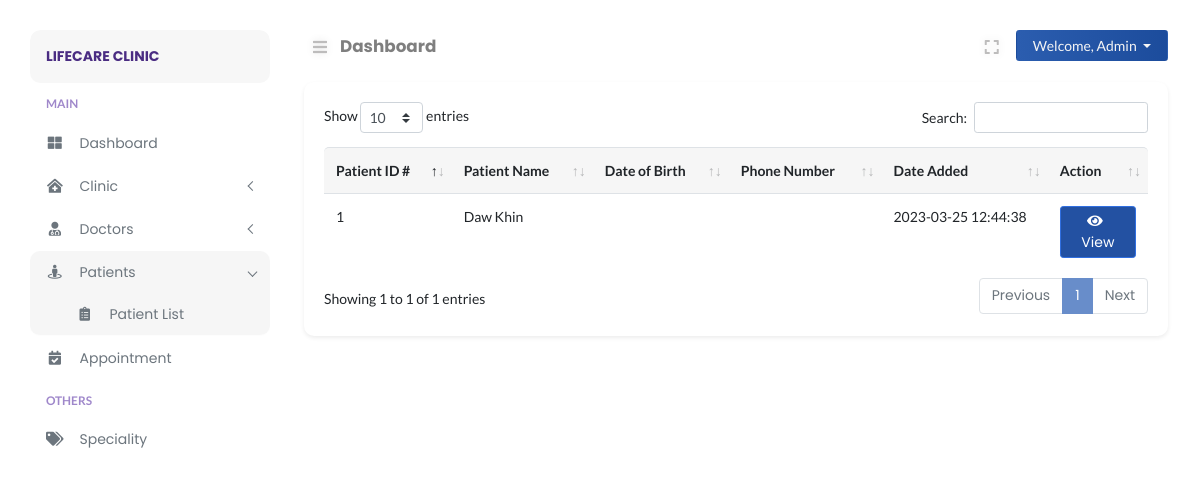
/admin/patient-list.php (signed in), run on the app's committed database.
### tables this page shows
CREATE TABLE `patients` (
  `patient_id` int(11) NOT NULL,
  `patient_avatar` varchar(255) DEFAULT NULL,
  `patient_firstname` varchar(255) DEFAULT NULL,
  `patient_lastname` varchar(255) DEFAULT NULL,
  `patient_email` varchar(255) DEFAULT NULL,
  `patient_password` varchar(255) DEFAULT NULL,
  `patient_token` varchar(255) DEFAULT NULL,
  `patient_identity` varchar(255) DEFAULT NULL,
  `patient_nationality` varchar(255) DEFAULT NULL,
  `patient_gender` varchar(255) DEFAULT NULL,
  `patient_maritalstatus` varchar(255) DEFAULT NULL,
  `patient_dob` date DEFAULT NULL,
  `patient_age` varchar(11) DEFAULT NULL,
  `patient_contact` varchar(255) DEFAULT NULL,
  `patient_address` varchar(255) DEFAULT NULL,
  `patient_city` varchar(255) DEFAULT NULL,
  `patient_state` varchar(255) DEFAULT NULL,
  `patient_zipcode` varchar(255) DEFAULT NULL,
  `date_created` datetime DEFAULT NULL
);

### admin/includes/path.inc.php (called while the page is built, shortened)
<?php
switch ($_SERVER["SCRIPT_NAME"]) {
    default:
        $CURRENT_PAGE = "Dashboard";
        break;
}

### admin/includes/session.inc.php (called while the page is built, shortened)
<?php
try {
    $sess_id = $_SESSION["sess_adminid"];
    $adminstmt = $connection->prepare("SELECT * FROM admin WHERE admin_id = ?");
    $adminstmt->bind_param("i", $sess_id);
    $adminstmt->execute();
    $admin_result = $adminstmt->get_result();
    $admin_row = $admin_result->fetch_assoc();
} catch (Exception $e) {
    error_log($e);
    exit('Error message for user to understand');
}

### config/security.php (called while the page is built, shortened)
<?php
function encrypt_url($data)
{
    return urlencode(base64_encode($data));
}

### admin/patient-list.php (the view, shortened to what this page needs)
<?php
require_once("../config/autoload.php");
include("includes/session.inc.php");
include("includes/path.inc.php");
?>
<!DOCTYPE html>
<html lang="en">
<head>
</head>
<body>
<div class="page-content" id="content">
    <?php include HEADER; ?>
    <div class="row">
        <div class="col-12">
            <div class="card shadow-sm rounded">
                <div class="card-body">
                    <div class="card-inner">
                        <div class="data-tables">
                            <table id="datatable" class="table" style="width:100%">
                                <thead>
                                <tr>
                                    <th>Patient ID #</th>
                                    <th>Patient Name</th>
                                    <th>Date of Birth</th>
                                    <th>Phone Number</th>
                                    <th>Date Added</th>
                                    <th>Action</th>
                                </tr>
                                </thead>
                                <tbody>
                                <?php
                                $table_result = mysqli_query($connection, "SELECT * FROM patients");
                                while ($table_row = mysqli_fetch_assoc($table_result)) {
                                    ?>
                                    <tr>
                                        <td><?php echo $table_row["patient_id"]; ?></td>
                                        <td><?php echo $table_row["patient_firstname"] . ' ' . $table_row["patient_lastname"]; ?></td>
                                        <td><?php echo $table_row["patient_dob"]; ?></td>
                                        <td><?php echo $table_row["patient_contact"]; ?></td>
                                        <td><?php echo $table_row["date_created"]; ?></td>
                                        <td>
                                            <a href="patient-view.php?pid=<?php echo encrypt_url($table_row["patient_id"]); ?>"
                                               class="btn btn-sm btn-primary"><i class="fa fa-eye"></i> View</a></td>
                                    </tr>
                                    <?php
                                }
                                ?>
                                </tbody>
                            </table>
                        </div>
                    </div>
                </div>
            </div>
        </div>
    </div>
</div>
</body>
</html>

### admin/layouts/nav_header.php (shortened to what this page needs)
<nav class="navbar navbar-header mb-2">
    <ul class="nav mr-auto">
        <li class="nav-item">
            <button class="btn btn-sm btn-expand" id="sidebarCollapse"><i class="fa fa-bars"></i></button>
        </li>
        <li class="nav-item nav-title">
            <a href="<?php echo $_SERVER["REQUEST_URI"]; ?>"><?php echo $CURRENT_PAGE; ?></a>
        </li>
    </ul>
    <ul class="nav ml-auto">
        <li class="nav-item mr-2">
            <button class="btn btn-sm btn-expand" id="full-view"><i class="fa fa-expand"></i></button>
        </li>
        <li class="nav-item">
            <div class="btn-group">
                <button type="button" class="btn btn-sm dropdown-toggle btn-profile px-3" data-toggle="dropdown"
                        aria-haspopup="true"
                        aria-expanded="false">
                    Welcome, <?php echo $admin_row["admin_name"]; ?>
                </button>
            </div>
        </li>
    </ul>
</nav>

### assets/css/typography.css (style rules this page uses)
body { font-size: 14px; font-family: 'Lato', sans-serif; }
a, a:visited { text-decoration: none; transition: all 0.3s ease-in-out; -webkit-transition: all 0.3s ease-in-out; -moz-transition: all 0.3s ease-in-out; -o-transition: all 0.3s ease-in-out; outline: 0; font-family: 'Poppins', 'Helvetica', sans-serif; }
ul, ol { margin-bottom: 0px; margin-top: 0px; padding: 0; }
ul { margin: 0; list-style-type: none; }
button { cursor: pointer; outline: none !important; letter-spacing: 0; }

### assets/css/default.css (style rules this page uses)
.card-body button i, .card-body a i { margin-right: 6px; }
.navbar-header { padding: 0 !important; }
.nav-title { padding-top: 4px; margin-left: 4px; }
.nav-title a { font-weight: bold; font-size: 1.05rem; color: rgba(0, 0, 0, .5); }
.btn-profile { background: linear-gradient(to right, #2b5daf 0%, #1c4c9c 100%); color: #f5f5f5; }
button.btn-expand { font-size: 16px !important; color: #bdbcbc; vertical-align: middle; text-shadow: 0 0 8px rgba(0, 0, 0, 0.12); -webkit-transition: color 0.3s ease 0s; transition: color 0.3s ease 0s; }
button#full-view { display: inline-block; }
body { overflow-x: hidden; background: #fff; }
.page-content { width: calc(100% - 15rem); margin-left: 16rem; transition: all 0.4s; padding: 1.9rem 3rem; }
:root { --primary-color: #3171e0; }
.btn-primary { color: #fff; background-color: #2351a2 !important; border-color: #306fe1 !important; }
.card { margin: 10px 0; border-radius: 10px !important; border: 0; margin-bottom: 1.5rem; box-shadow: 0 2px 2px 3px rgba(0, 0, 0, .04); transition: all .2s ease-in-out; }
.table thead tr th, tfoot tr { background: #f6f6f6 !important; border-bottom: 0 !important; }
.table thead th:first-child { border-top-left-radius: 5px; }
.table thead th:last-child { border-top-right-radius: 5px; }
.table tbody tr { transition: all .2s; }

### assets/css/clinic/login.css (style rules this page uses)
html { min-height: 100%; position: relative; }

### data on the page
patients: patient_id "1", patient_firstname "Daw", patient_lastname "Khin", date_created "2023-03-25 12:44:38"

### other printed values
$BRAND_NAME "LIFECARE CLINIC"
$CURRENT_PAGE "Dashboard"
$admin_row["admin_name"] "Admin"
